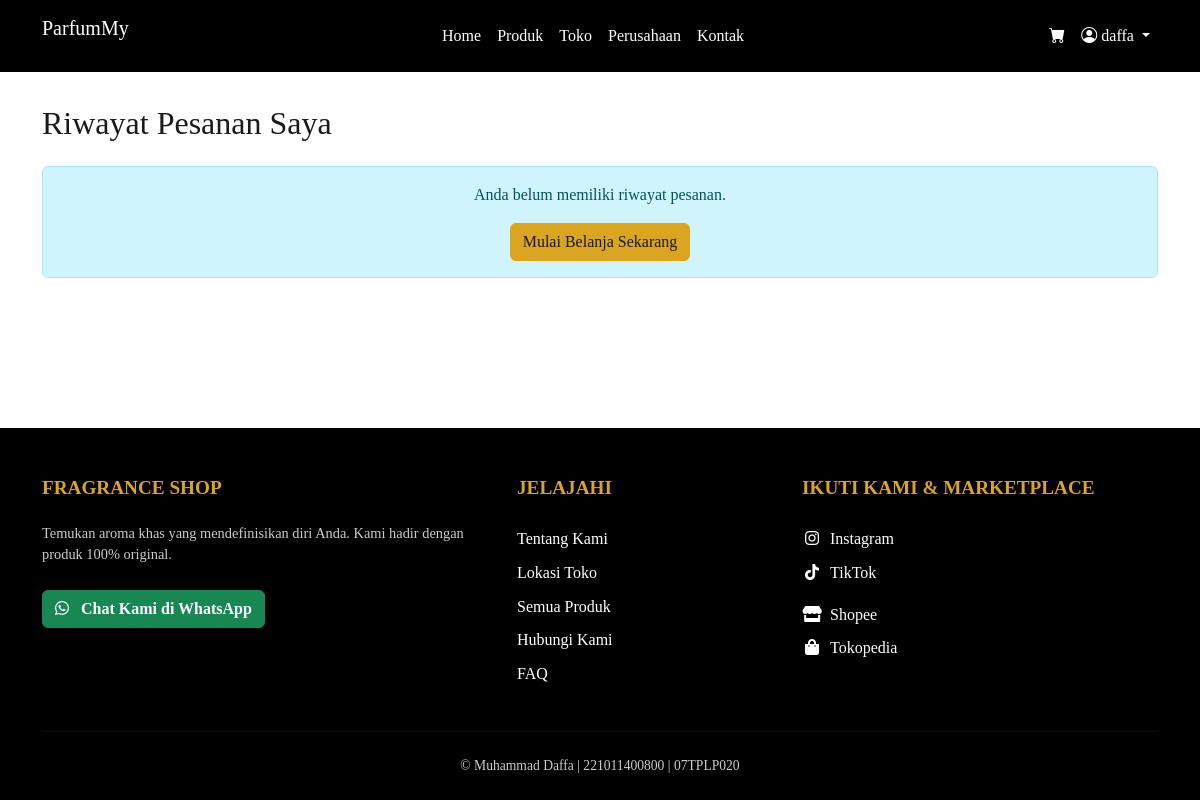
Page /orders.php (signed in) on the earlier database version.
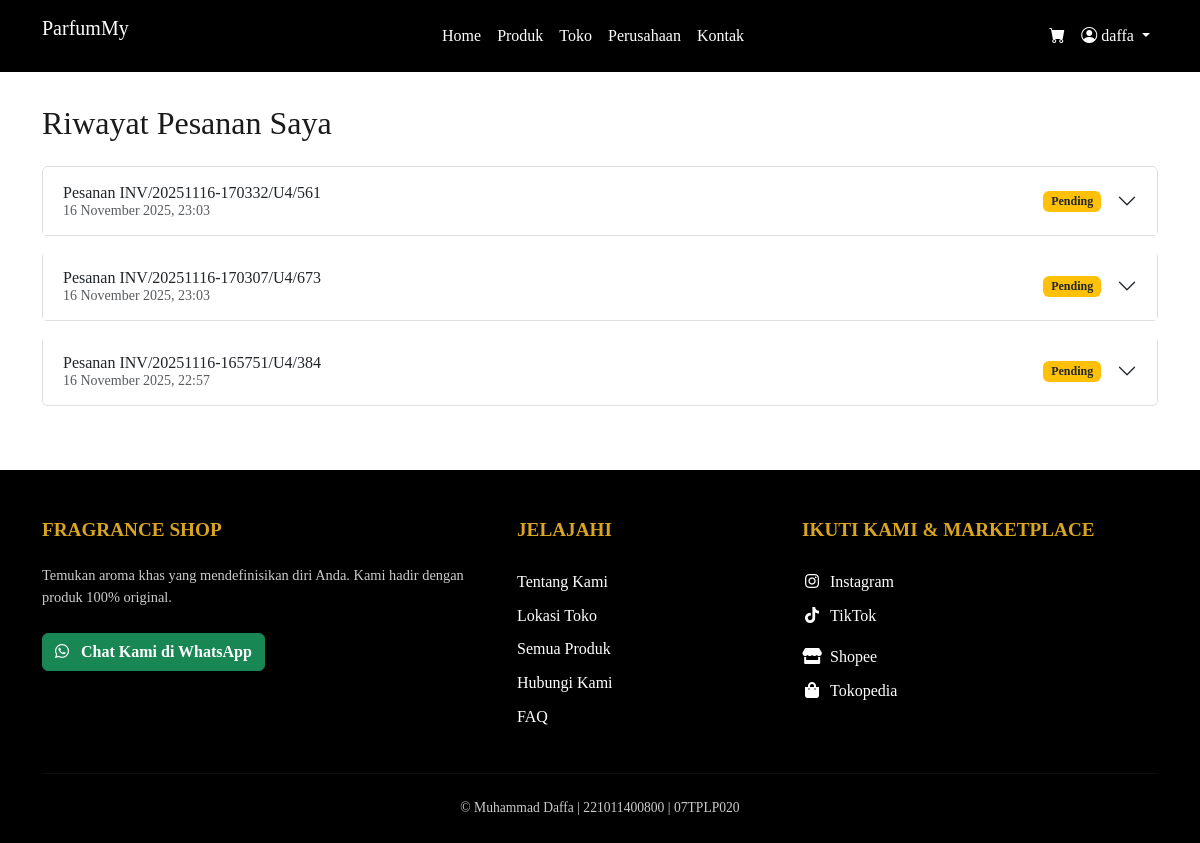
Same page on the later database version.
### tables this page shows
CREATE TABLE `orders` (
  `id` int(11) NOT NULL,
  `user_id` int(11) NOT NULL,
  `nomor_pesanan` varchar(100) NOT NULL,
  `nama_penerima` varchar(255) NOT NULL,
  `alamat_pengiriman` text NOT NULL,
  `telepon` varchar(20) NOT NULL,
  `total_harga` decimal(10,2) NOT NULL,
  `metode_pembayaran` varchar(50) NOT NULL,
  `status` varchar(50) NOT NULL DEFAULT 'Pending',
  `tanggal_pesanan` datetime NOT NULL DEFAULT current_timestamp()
);

### models/DB.php (called while the page is built)
<?php
class DB {
    private $host = 'localhost';
    private $user = 'root';
    private $pass = '';
    private $dbname = 'toko_parfum';
    private $pdo;
    public function __construct() {
        $dsn = "mysql:host={$this->host};dbname={$this->dbname}";
        try {
            $this->pdo = new PDO($dsn, $this->user, $this->pass);
            $this->pdo->setAttribute(PDO::ATTR_ERRMODE, PDO::ERRMODE_EXCEPTION);
            $this->pdo->exec("SET SESSION innodb_lock_wait_timeout = 5");
        } catch (PDOException $e) {
            die("Koneksi Database Gagal: " . $e->getMessage());
        }
    }
    public function getConnection() {
        return $this->pdo;
    }
}
?>

### models/OrderManager.php (called while the page is built, shortened)
<?php
require_once __DIR__ . '/DB.php';
require_once __DIR__ . '/ParfumManager.php';
class OrderManager {
    private $conn;
    public function __construct() {
        $db = new DB();
        $this->conn = $db->getConnection();
    }
    public function getOrdersByUserId($userId) {
        $sql = "SELECT * FROM orders WHERE user_id = ? ORDER BY tanggal_pesanan DESC";
        $stmt = $this->conn->prepare($sql);
        $stmt->execute([$userId]);
        return $stmt->fetchAll(PDO::FETCH_ASSOC);
    }
}
?>

### models/ParfumManager.php (called while the page is built, shortened)
<?php
require_once __DIR__ . '/DB.php';
class ParfumManager {
    public function __construct() {
        $this->db = new DB();
    }
}
?>

### orders.php (the view, shortened to what this page needs)
<?php
require_once 'models/OrderManager.php';
$orderManager = new OrderManager();
$orders = $orderManager->getOrdersByUserId($_SESSION['user_id']);
require_once 'views/header.php';
?>
<div class="container my-5">
    <h2 class="mb-4">Riwayat Pesanan Saya</h2>
    <?php if (empty($orders)): ?>
        <div class="alert alert-info text-center">
            <p class="mb-0">Anda belum memiliki riwayat pesanan.</p>
            <a href="products.php" class="btn btn-primary mt-3">Mulai Belanja Sekarang</a>
        </div>
    <?php else: ?>
        <div class="accordion" id="ordersAccordion">
            <?php foreach ($orders as $order): ?>
                <div class="accordion-item mb-3">
                    <h2 class="accordion-header" id="heading-<?php echo $order['id']; ?>">
                        <button class="accordion-button collapsed" type="button" data-bs-toggle="collapse" data-bs-target="#collapse-<?php echo $order['id']; ?>" aria-expanded="false" aria-controls="collapse-<?php echo $order['id']; ?>">
                            <div class="d-flex justify-content-between w-100 pe-3">
                                <?php
                                    $nomorPesanan = !empty($order['nomor_pesanan'] ?? null)
                                        ? $order['nomor_pesanan']
                                        : '#' . $order['id'];
                                ?>
                                <span>
                                    Pesanan <?php echo htmlspecialchars($nomorPesanan); ?>
                                    <small class="d-block text-muted">
                                        <?php echo date('d F Y, H:i', strtotime($order['tanggal_pesanan'])); ?>
                                    </small>
                                </span>
                                <span class="badge bg-<?php echo $order['status'] === 'Pending' ? 'warning text-dark' : 'success'; ?> align-self-center">
                                    <?php echo htmlspecialchars($order['status']); ?>
                                </span>
                            </div>
                        </button>
                    </h2>
                </div>
            <?php endforeach; ?>
        </div>
    <?php endif; ?>
</div>
<?php require_once 'views/footer.php'; ?>

### views/header.php (shortened to what this page needs)
<!DOCTYPE html>
<html lang="en">
<head>
    <link href="https://cdn.jsdelivr.net/npm/bootstrap@5.3.3/dist/css/bootstrap.min.css" rel="stylesheet">
    <link href="https://cdn.jsdelivr.net/npm/bootstrap-icons@1.11.3/font/bootstrap-icons.css" rel="stylesheet">
    <link rel="stylesheet" href="https://cdnjs.cloudflare.com/ajax/libs/font-awesome/5.15.4/css/all.min.css">
    <link rel="stylesheet" href="css/style.css">
</head>
<body>
<nav class="navbar navbar-expand-lg navbar-dark navbar-custom-footer-style fixed-top">
    <div class="container">
        <a class="navbar-brand" href="index.php">
            <p>ParfumMy</p>
        </a>
        <div class="collapse navbar-collapse" id="navbarNav">
            <ul class="navbar-nav ms-auto">
                <li class="nav-item"><a class="nav-link" href="index.php">Home</a></li>
                <li class="nav-item"><a class="nav-link" href="products.php">Produk</a></li>
                <li class="nav-item"><a class="nav-link" href="stores.php">Toko</a></li>
                <li class="nav-item"><a class="nav-link" href="company.php">Perusahaan</a></li>
                <li class="nav-item"><a class="nav-link" href="contact.php">Kontak</a></li>
            </ul>
            <ul class="navbar-nav ms-auto">
                <?php if (isset($_SESSION['user_id'])): ?>
                    <li class="nav-item">
                        <a href="cart.php" class="nav-link position-relative">
                            <i class="bi bi-cart-fill"></i>
                        </a>
                    </li>
                    <li class="nav-item dropdown">
                        <a class="nav-link dropdown-toggle" href="#" id="navbarDropdown" role="button" data-bs-toggle="dropdown" aria-expanded="false">
                            <i class="bi bi-person-circle"></i> <?php echo htmlspecialchars($_SESSION['username']); ?>
                        </a>
                    </li>
                <?php else: ?>
                    <li class="nav-item">
                        <a href="login.php" class="btn btn-outline-light">Login</a>
                    </li>
                <?php endif; ?>
            </ul>
        </div>
    </div>
</nav>

### views/footer.php (shortened to what this page needs)
<footer class="footer pt-5 pb-4">
    <div class="container">
        <div class="row">
            <div class="col-lg-5 col-md-12 mb-4 mb-lg-0">
                <h5>Fragrance Shop</h5>
                <p>Temukan aroma khas yang mendefinisikan diri Anda. Kami hadir dengan produk 100% original.</p>
                <div class="mt-4">
                    <a href="https://wa.me/628986236509" target="_blank" class="btn btn-success fw-bold">
                        <i class="fab fa-whatsapp me-2"></i> Chat Kami di WhatsApp
                    </a>
                </div>
            </div>
            <div class="col-lg-3 col-md-6 mb-4 mb-lg-0">
                <h5>Jelajahi</h5>
                <ul class="list-unstyled">
                    <li><a href="company.php">Tentang Kami</a></li>
                    <li><a href="stores.php">Lokasi Toko</a></li>
                    <li><a href="products.php">Semua Produk</a></li>
                    <li><a href="contact.php">Hubungi Kami</a></li>
                    <li><a href="index.php#faq">FAQ</a></li>
                </ul>
            </div>
            <div class="col-lg-4 col-md-6 mb-4 mb-lg-0">
                <h5>Ikuti Kami & Marketplace</h5>
                <ul class="list-unstyled">
                    <li>
                        <a href="https://www.instagram.com/" target="_blank"><i class="fab fa-instagram fa-fw me-2"></i>Instagram</a>
                    </li>
                    <li>
                        <a href="https://www.tiktok.com/" target="_blank"><i class="fab fa-tiktok fa-fw me-2"></i>TikTok</a>
                    </li>
                    <li class="mt-2">
                        <a href="https://shopee.co.id/" target="_blank"><i class="fas fa-store fa-fw me-2"></i>Shopee</a>
                    </li>
                    <li>
                        <a href="https://www.tokopedia.com/" target="_blank"><i class="fas fa-shopping-bag fa-fw me-2"></i>Tokopedia</a>
                    </li>
                </ul>
            </div>
        </div>
        <hr class="my-4">
        <div class="row">
            <div class="col-md-12 text-center">
                <p class="mb-0" style="font-size: 0.85rem;">
                    &copy; Muhammad Daffa | 221011400800 | 07TPLP020
                </p>
            </div>
        </div>
    </div>
</footer>

### css/style.css (style rules this page uses)
body { display: flex; flex-direction: column; min-height: 100vh; padding-top: 56px; background-color: #FFFFFF; color: #1a1a1a; font-family: Georgia, serif; }
.footer { background-color: #000; color: #fff; padding: 3rem 0; margin-top: auto; font-family: Georgia, serif; }
.footer h5 { color: #DAA520; font-size: 1.2rem; font-weight: 700; margin-bottom: 1.5rem; text-transform: uppercase; }
.footer p { color: #ccc; font-size: 0.9rem; }
.footer a { color: #fff; text-decoration: none; transition: all 0.3s ease; }
.footer .list-unstyled a { padding: 0.3rem 0; display: block; }
.footer hr { border-top: 1px solid #333; }
.accordion-item { border: 1px solid #ddd; margin-bottom: 10px; border-radius: 5px; }
.accordion-header { border-bottom: 0; }
.navbar-custom-footer-style { background-color: #000000 !important; }
.navbar-custom-footer-style .nav-link { color: #fff; transition: color 0.2s ease-in-out; }
.btn-primary { background-color: #DAA520; border-color: #DAA520; color: #1a1a1a; }

Differences in the rows shown:
added orders: nomor_pesanan "INV/20251116-170332/U4/561", tanggal_pesanan "16 November 2025, 23:03", status "Pending"
added orders: nomor_pesanan "INV/20251116-170307/U4/673", tanggal_pesanan "16 November 2025, 23:03", status "Pending"
added orders: nomor_pesanan "INV/20251116-165751/U4/384", tanggal_pesanan "16 November 2025, 22:57", status "Pending"
Other differences:
text no longer shown: "Anda belum memiliki riwayat pesanan. Mulai Belanja Sekarang"
